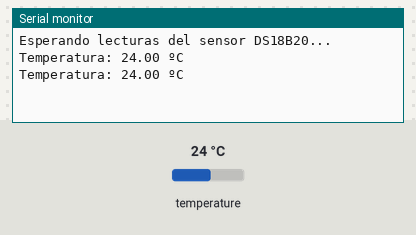
Simulated run of this sketch. Board: Arduino Uno, built with avr-gcc and run on an emulated ATmega328P. Parts: the last lines printed to the serial monitor. Inputs (shaded band) come from the test bench; at power-on: temperature 24 °C.

Above: at 7.3 s.
7.4 s: temperature set to 12 °C
At 13.1 s:
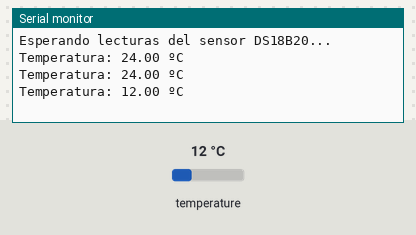
14.1 s: temperature set to 19 °C
At 18.6 s:
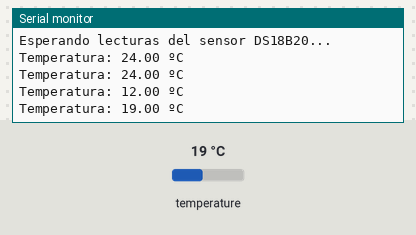
Timing chart, 0 to 20.1 s (numbered marks = the images above; inputs shaded):
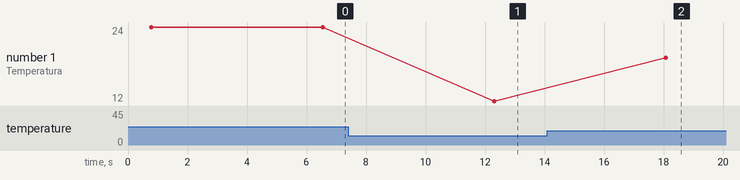

Measured:
- after the input at 7.4 s, the serial monitor: prints a new line after 4.9 s (image 1)
- after the input at 14.1 s, the serial monitor: prints a new line after 4.0 s (image 2)
- plotted number 1: 24 → 12 after the input at 7.4 s, 12 → 19 after the input at 14.1 s

The sketch:

prueba_sensor_temp.ino
```cpp
#include <OneWire.h>
#include <DallasTemperature.h>

// El pin donde conectaste el cable de datos del sensor
const int oneWireBus = 4;

// Configurar una instancia oneWire para comunicarse con cualquier dispositivo OneWire
OneWire oneWire(oneWireBus);

// Pasar la referencia oneWire a la librería Dallas Temperature
DallasTemperature sensors(&oneWire);

void setup() {
  // Iniciar monitor serial para ver los resultados en la PC
  Serial.begin(115200);

  // Iniciar la librería del sensor
  sensors.begin();

  Serial.println("Esperando lecturas del sensor DS18B20...");
}

void loop() {
  // 1. Enviar el comando para que todos los sensores en el bus lean la temperatura
  // (Esto toma un poco de tiempo)
  // Serial.print("Solicitando temperaturas...");
  sensors.requestTemperatures();

  // 2. Obtener la temperatura en Celsius
  // Usamos el índice 0 porque solo tienes un sensor conectado.
  // Si tuvieras más en el mismo cable, usarías 1, 2, etc.
  float temperaturaC = sensors.getTempCByIndex(0);

  // 3. Verificar si la lectura es válida
  // El sensor devuelve -127.00 si hay un error de conexión o falta la resistencia
  if(temperaturaC == DEVICE_DISCONNECTED_C) {
    Serial.println("Error: No se pudo leer el sensor (Revisa cables y resistencia pull-up)");
  } else {
    Serial.print("Temperatura: ");
    Serial.print(temperaturaC);
    Serial.println(" ºC");
  }

  // Esperar 2 segundos antes de la siguiente lectura
  delay(5000);
}
```
